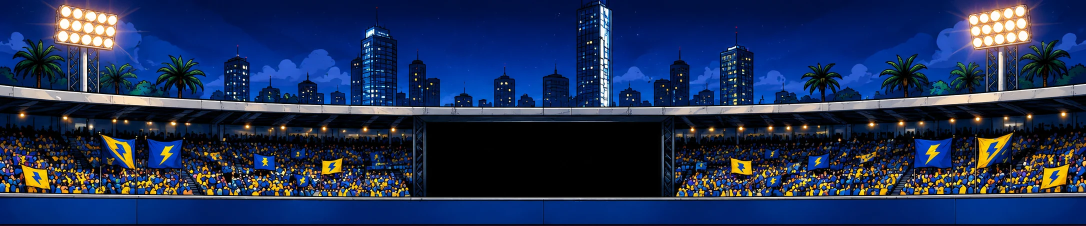
#> input picture img/ground/thunder/far.webp, 2172 x 452 px, given in place of FAR.png, which was not available (shown at 1/2 size)
$ python build_ground_art.py CLUB FAR.png NEAR.png PITCH.png GRASS.png STUMPS.png BROKEN.png
#> lines starting #> are read from the running program, lines starting #| are printed output that depends on the picture; after the words box and inside, x2 and y2 are one past the last pixel; in counts of white or black regions, pixels touching at a corner belong together; pictures that were not available may be replaced by others from this repository, and a replacement may not be noted
#!/usr/bin/env python3
"""Cut a club's painted ground into the pieces the match views draw (img/ground/<club>/).

usage: python3 tools/build_ground_art.py CLUB FAR.png NEAR.png PITCH.png GRASS.png STUMPS.png BROKEN.png

FAR / NEAR   the stand at the bowler's end (seen when batting) and behind the batter (seen when
             bowling): level panoramas, solid magenta below the advertising board.
PITCH        the strip seen from straight above (transparent or magenta round it).
GRASS        a top-down outfield tile with 4 mowing stripes running left to right.
STUMPS       the set of stumps from the front, on magenta.
BROKEN       4 frames of the stumps being knocked over, side by side, on magenta.

Writes the images and their measurements to js/groundart.js (merged with the other clubs').
Needs numpy, scipy and Pillow.
"""
import json
import re
import sys
import numpy as np
from PIL import Image
from scipy import ndimage as ndi


def keyed(path):
    """RGBA with the magenta background taken out (soft edge, magenta fringe removed)."""
#> called with path = 'FAR.png'
    a = np.array(Image.open(path).convert('RGBA')).astype(np.float32)
    r, g, b = a[..., 0], a[..., 1], a[..., 2]
    m = np.minimum(r, b) - g  # how magenta: 240+ for the background, below 0 for wood, ink and red
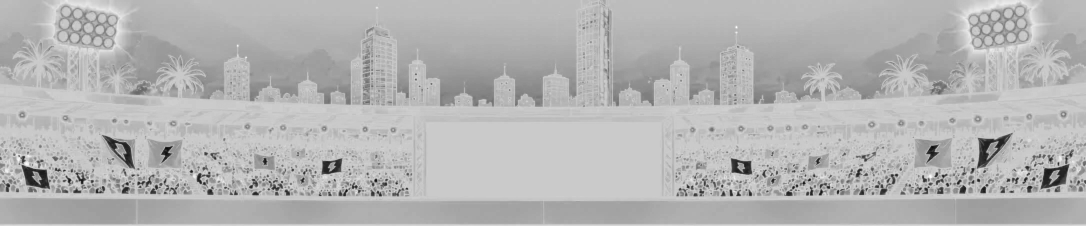
#> m: shape (452, 2172) float32 (shown at 1/2 size); min -236, max 61, mean -25.1; drawn with min black and max white
    alpha = np.clip(1 - (m - 70) / 110, 0, 1) * (a[..., 3] / 255)
#> alpha: shape (452, 2172) float32; every value is 1
    mag = np.array([242, 8, 250], np.float32)
    part = (alpha > 0) & (alpha < 1)
#> part: shape (452, 2172) bool; every value is 0
    k = alpha[part][:, None]
#> k = empty array
    a[..., :3][part] = np.clip((a[..., :3][part] - (1 - k) * mag) / np.maximum(k, 0.2), 0, 255)
    a[..., 3] = alpha * 255
    return a.astype(np.uint8)


def crop(a):
    ys, xs = np.nonzero(a[..., 3] > 8)
    return a[ys.min():ys.max() + 1, xs.min():xs.max() + 1], xs.min(), ys.min()


def save(a, path, q=88):
    Image.fromarray(a).save(path, 'WEBP', quality=q, method=6)
    print(path, a.shape[1], 'x', a.shape[0])


def backdrop(path, out, screen):
    a = keyed(path)
    op = a[..., 3] > 128
#> op: shape (452, 2172) bool; every value is 1
    bottom = int(np.nonzero(op.mean(1) > 0.97)[0].max()) + 1  # last fully painted row: the board's foot
#> bottom = 452
    a = a[:bottom].copy()
    a[..., 3] = 255
    # the advertising board: the band of plain blue just above the foot
    rgb = a[..., :3].astype(int)
    blue = (rgb[..., 2] > 100) & (rgb[..., 0] < 30) & (rgb[..., 1] > 25) & (rgb[..., 1] < 80)
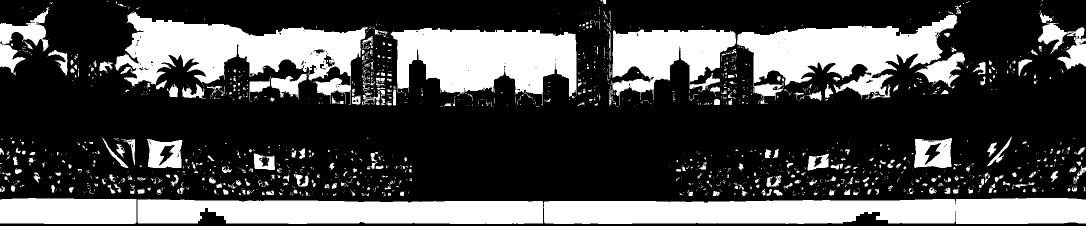
#> blue: shape (452, 2172) bool (shown at 1/2 size); 28.9% white; 1771 white regions (1429 under 20 px), largest, box (x1, y1, x2, y2) and area: (1087, 396, 2172, 448) 49567, (229, 23, 735, 210) 40792, (781, 56, 1153, 212) 37610
    rows = blue.mean(1) > 0.8
    top = bottom - 1
#> top = 451
    while top > 0 and (rows[top - 1] or not rows[top]):
        top -= 1
        if rows[top] and not rows[top - 1]:
            break
#> this loop made 49 passes
#> top on passes 1 to 12: 450, 449, 448, 447, 446, 445, 444, 443, 442, 441, 440, 439
#> after the loop, top = 402
    meta = {'w': a.shape[1], 'h': a.shape[0], 'board': [int(top), int(bottom)]}
#> meta = {'w': 2172, 'h': 452, 'board': [402, 452]}
    if screen:
        # the big screen: the columns that are near-black through the middle of the stand, then
        # the rows that are near-black across those columns
        dark = rgb.sum(-1) < 40
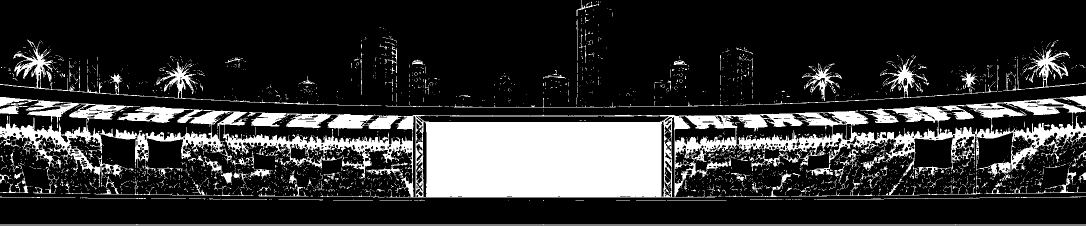
#> dark: shape (452, 2172) bool (shown at 1/2 size); 19.5% white; 2818 white regions (2608 under 20 px), largest, box (x1, y1, x2, y2) and area: (200, 191, 2172, 395) 134285, (0, 194, 280, 374) 11341, (495, 224, 753, 272) 4979
        mid = slice(int(top * 0.62), int(top * 0.87))
        xs = np.nonzero(dark[mid].mean(0) > 0.9)[0]
#> xs = 477 values from 825 to 1349
        xs = max(np.split(xs, np.nonzero(np.diff(xs) > 1)[0] + 1), key=len)  # the widest run
#> xs = 470 values from 853 to 1322
        ys = np.nonzero(dark[:top, xs.min():xs.max() + 1].mean(1) > 0.9)[0]
#> ys = 151 values from 231 to 394
        meta['screen'] = [int(xs.min()), int(ys.min()), int(xs.max()) + 1, int(ys.max()) + 1]
    save(a, out)
#| img/ground/CLUB/far.webp 2172 x 452
    return meta


def wood_top(a):
    """Height of the stumps (feet to the top of the wood) in a cut-out, in its pixels."""
    rgb = a[..., :3].astype(int)
    wood = (a[..., 3] > 128) & (rgb[..., 0] > 170) & (rgb[..., 1] > 120) & (rgb[..., 2] < 170) & (rgb[..., 0] - rgb[..., 2] > 50)
    ys = np.nonzero(wood.sum(1) >= max(6, a.shape[1] * 0.04))[0]  # rows with real wood, not a bail's glint
    return int(ys.max() - ys.min())


def foot_x(a):
    """Centre of the stumps' feet: the opaque pixels in the bottom 6% of a cut-out."""
    h = a.shape[0]
    xs = np.nonzero((a[int(h * 0.94):, :, 3] > 128).any(0))[0]
    return float((xs.min() + xs.max()) / 2)


def main():
    club, far, near, pitch, grass, stumps, broken = sys.argv[1:8]
    d = f'img/ground/{club}/'
    meta = {'far': backdrop(far, d + 'far.webp', True), 'near': backdrop(near, d + 'near.webp', False)}
#> call 2 of keyed, with path = 'NEAR.png'
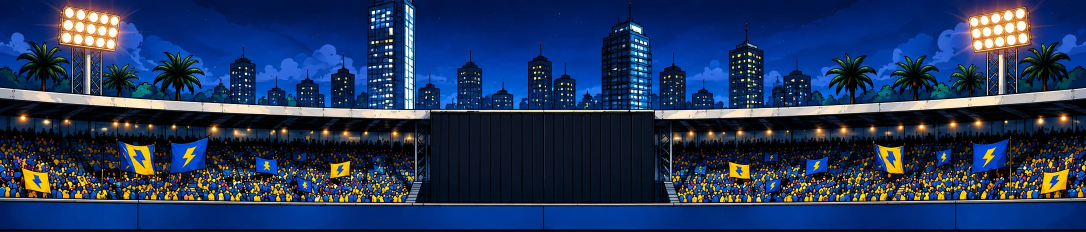
#> input picture img/ground/thunder/near.webp, 2172 x 463 px, given in place of NEAR.png, which was not available (shown at 1/2 size)
#> in keyed (call 2), `alpha = np.clip(1 - (m - 70) / 110, 0, 1) * (a[..., 3] / 255)`:
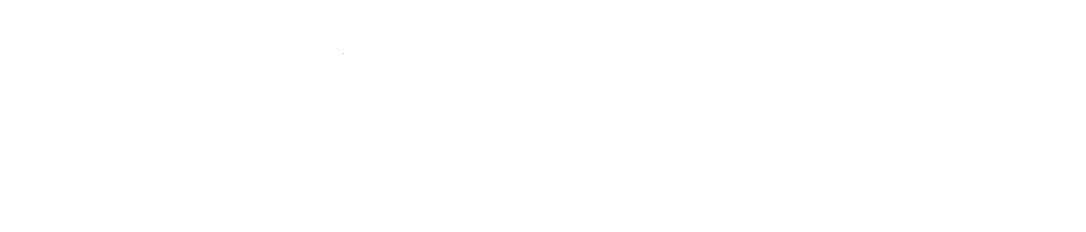
#> alpha: shape (463, 2172) float32 (shown at 1/2 size); values 0.973 (black) and 1 (white), 100% white; black in thin lines or dots, all inside (x1, y1, x2, y2) = (687, 106, 688, 107)
#> in keyed (call 2), `k = alpha[part][:, None]`: k = [0.973]
#> in backdrop (call 2), `op = a[..., 3] > 128`: op: shape (463, 2172) bool; every value is 1
#> in backdrop (call 2), `a[..., 3] = 255`: a: shape (463, 2172, 4); mean R, G, B, A 33.2, 53.8, 92.1, 255
#> in backdrop (call 2), `blue = (rgb[..., 2] > 100) & (rgb[..., 0] < 30) & (rgb[..., 1] > 25) &..`: blue: shape (463, 2172) bool; 29.1% white; 2508 white regions (2061 under 20 px), largest, box (x1, y1, x2, y2) and area: (832, 34, 1228, 217) 38618, (1495, 0, 1921, 160) 38063, (205, 24, 735, 166) 37948
#> the loop in backdrop (call 2), `while top > 0 and (rows[top - 1] or not rows[top]):` made 49 passes
#> top on passes 1 to 12: 461, 460, 459, 458, 457, 456, 455, 454, 453, 452, 451, 450
#| img/ground/CLUB/near.webp 2172 x 463

    p = np.array(Image.open(pitch).convert('RGBA'))
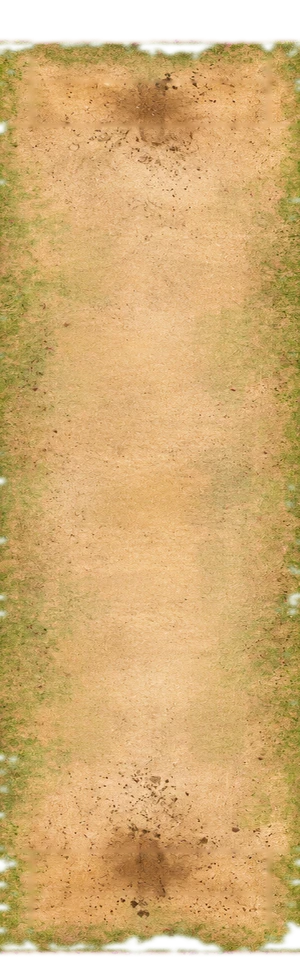
#> input picture img/ground/cyclones/pitch.webp, 300 x 975 px, given in place of PITCH.png, which was not available
#> p is the input picture: shape (975, 300, 4); mean R, G, B, A 196.7, 159.3, 101, 234
    if (p[..., 3] > 250).all():
        p = keyed(pitch)
    p, _, _ = crop(p)
#> p: shape (918, 300, 4)
    p = np.array(Image.fromarray(p).resize((300, round(p.shape[0] * 300 / p.shape[1])), Image.LANCZOS)).astype(np.float32)
    # painted, not photographed: blur away the grit, halve the contrast, and flatten the colour
    # into a few bands like the rest of the game's comic art
    rgb = ndi.gaussian_filter(p[..., :3], (2.4, 2.4, 0))
#> rgb: shape (918, 300, 3) float32
    mean = rgb[p[..., 3] > 128].mean(0)
#> mean = [208.3, 168.1, 106.7]
    rgb = mean + (rgb - mean) * 0.55
    rgb = np.round(rgb / 10) * 10
    p = np.dstack([np.clip(rgb, 0, 255), p[..., 3]]).astype(np.uint8)
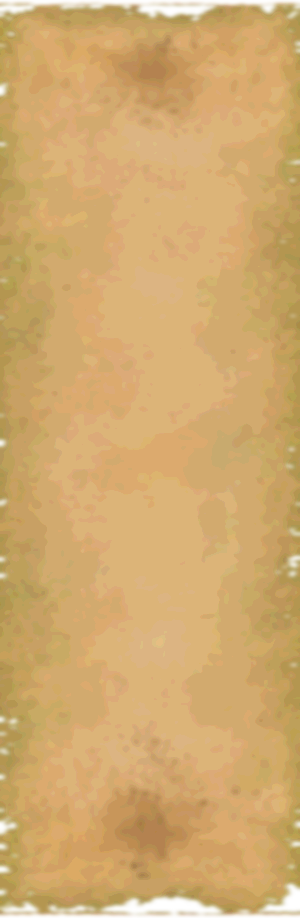
#> p: shape (918, 300, 4); mean R, G, B, A 207.5, 167.6, 106.1, 248.6; transparent parts drawn white
    save(p, d + 'pitch.webp')
#| img/ground/CLUB/pitch.webp 300 x 918

    # grass: blend the tile with itself shifted half a width, more towards the sides, so its
    # left and right edges meet; then turn it so the stripes run along the pitch
#> (the run stopped early here; a loop or call above may not have finished)
